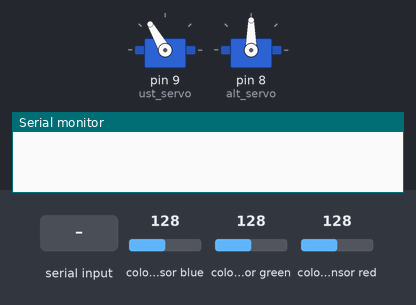
The sketch below on a simulated Arduino Uno, built with avr-gcc and run on an emulated ATmega328P. Shown: 2 × servo, the last lines printed to the serial monitor. The inputs (shaded band) are chosen by the test bench; at power-on: colour sensor blue 128, colour sensor green 128, colour sensor red 128.

Above: at 1.2 s.
1.3 s: "8" received over Serial
At 2.9 s:
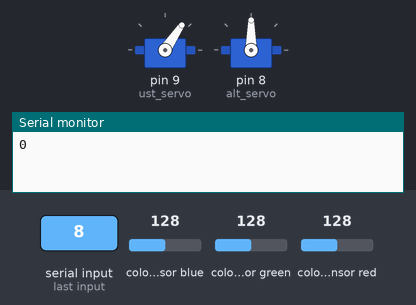
4.3 s: colour sensor blue set to 56
At 6.09 s:
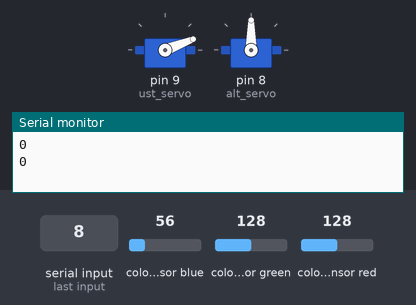
7.3 s: colour sensor blue set to 49
At 10.2 s:
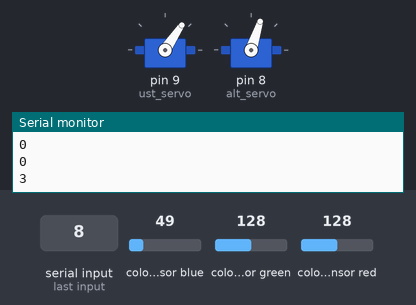
10.3 s: "9" received over Serial
Timing chart, 0 to 13.5 s (numbered marks = the images above; inputs shaded):
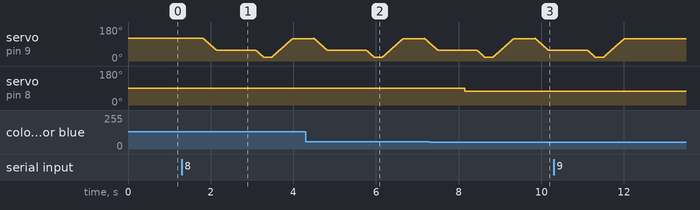

Measured:
- the behaviour switches between 54 and 53 on colour sensor blue (found by bisection; images 2 and 3)
- after the input at 7.3 s, servo on pin 8 (alt_servo): 90° → 72° after 0.84 s

The sketch:

code.ino
```cpp
#include <Servo.h>
#include "Wire.h"
#include "Adafruit_TCS34725.h"

Servo ust_servo;
Servo alt_servo;
int renk = 0;
int data, durum = false;

Adafruit_TCS34725 tcs = Adafruit_TCS34725(TCS34725_INTEGRATIONTIME_50MS, TCS34725_GAIN_1X);
void setup() {
Serial.begin(9600);

if (tcs.begin()) {
} else {

while (1); // Dur!
}

ust_servo.attach(9);
alt_servo.attach(8);

ust_servo.write(120);
delay(10);
}
void loop() {

data = Serial.read();
delay(10);
if ( data == '8')
{
durum = true;

}

if ( data =='9')
{
durum = false;
}

if ( durum == true)
{
makine_baslat();
}
if ( durum == false)
{
makine_durdur();
}
}

void makine_baslat()
{
delay(500);
for(int i = 120; i > 55; i--) {
ust_servo.write(i);
delay(5);
}
delay(500);

renk = renk_oku();
delay(50);
switch (renk) {
case 1:
alt_servo.write(45);

Serial.println(1);
break;
case 2:
alt_servo.write(60);
Serial.println(2);
break;
case 3:
alt_servo.write(72);
Serial.println(3);
break;
case 4:
alt_servo.write(88);
Serial.println(4);
break;
case 5:
alt_servo.write(102);
Serial.println(5);
break;
case 6:
alt_servo.write(120);
Serial.println(6);
break;
default:
Serial.println(0);
break;
}
delay(300);


for(int i = 55; i > 20; i--) {
ust_servo.write(i);
delay(5);
}
delay(200);

for(int i = 20; i < 120; i++) {
ust_servo.write(i);
delay(5);
}
renk=0;
}

void makine_durdur()
{
ust_servo.write(ust_servo.read());
alt_servo.write(alt_servo.read());
}

// renk okuma fonksiyonu
int renk_oku() {
uint16_t clearcol, red, green, blue;
float average, r, g, b;
tcs.getRawData(&red, &green, &blue, &clearcol);

average = (red+green+blue)/3;
r = red/average;
g = green/average;
b = blue/average;

delay(50);

if((r < 1.74)&& (r > 1.58) && (g > 0.76) && (g < 0.9)&& (b < 0.56&& (b > 0.45))){
renk = 1;

}
if((r < 1.05)&& (r > 0.75) && (g > 1.38) && (g < 1.5)&& (b < 1&& (b > 0.54))){
renk = 2;

}
if((r < 1.32)&& (r > 1.19) && (g > 1.24) && (g < 1.34)&& (b < 0.52&& (b > 0.42))){
renk = 3;

}

if((r < 1.5)&& (r > 1.35) && (g > 0.74) && (g < 0.85)&& (b < 0.9)&& (b > 0.7)){
renk = 4;

}
if((r < 2.2)&& (r > 1.8) && (g > 0.5) && (g < 0.65)&& (b < 0.55)&& (b > 0.4)){
renk = 5;

}
if((r < 1)&& (r > 0.48) && (g > 1.24) && (g < 1.34)&& (b < 1.24)&& (b > 1.14)){
renk = 6;

}
return renk;
}
```
